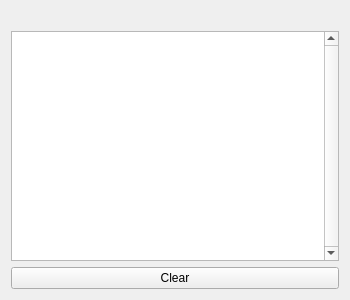
<?xml version="1.0" encoding="UTF-8"?>
<ui version="4.0">
 <class>QSYMonitor</class>
 <widget class="QWidget" name="QSYMonitor">
  <property name="geometry">
   <rect>
    <x>0</x>
    <y>0</y>
    <width>350</width>
    <height>300</height>
   </rect>
  </property>
  <property name="sizePolicy">
   <sizepolicy hsizetype="Preferred" vsizetype="Preferred">
    <horstretch>0</horstretch>
    <verstretch>0</verstretch>
   </sizepolicy>
  </property>
  <property name="maximumSize">
   <size>
    <width>400</width>
    <height>16777215</height>
   </size>
  </property>
  <property name="windowTitle">
   <string>QSYMonitor</string>
  </property>
  <layout class="QVBoxLayout" name="verticalLayout_2">
   <item>
    <layout class="QVBoxLayout" name="verticalLayout">
     <item>
      <widget class="QLabel" name="qsyMonitorLabel">
       <property name="text">
        <string/>
       </property>
      </widget>
     </item>
     <item>
      <widget class="QTextBrowser" name="QSYMonitorTextBrowser">
       <property name="sizePolicy">
        <sizepolicy hsizetype="Expanding" vsizetype="Expanding">
         <horstretch>0</horstretch>
         <verstretch>0</verstretch>
        </sizepolicy>
       </property>
       <property name="verticalScrollBarPolicy">
        <enum>Qt::ScrollBarAlwaysOn</enum>
       </property>
      </widget>
     </item>
     <item>
      <widget class="QPushButton" name="clearButton">
       <property name="text">
        <string>Clear</string>
       </property>
      </widget>
     </item>
    </layout>
   </item>
  </layout>
 </widget>
 <resources/>
 <connections/>
</ui>
